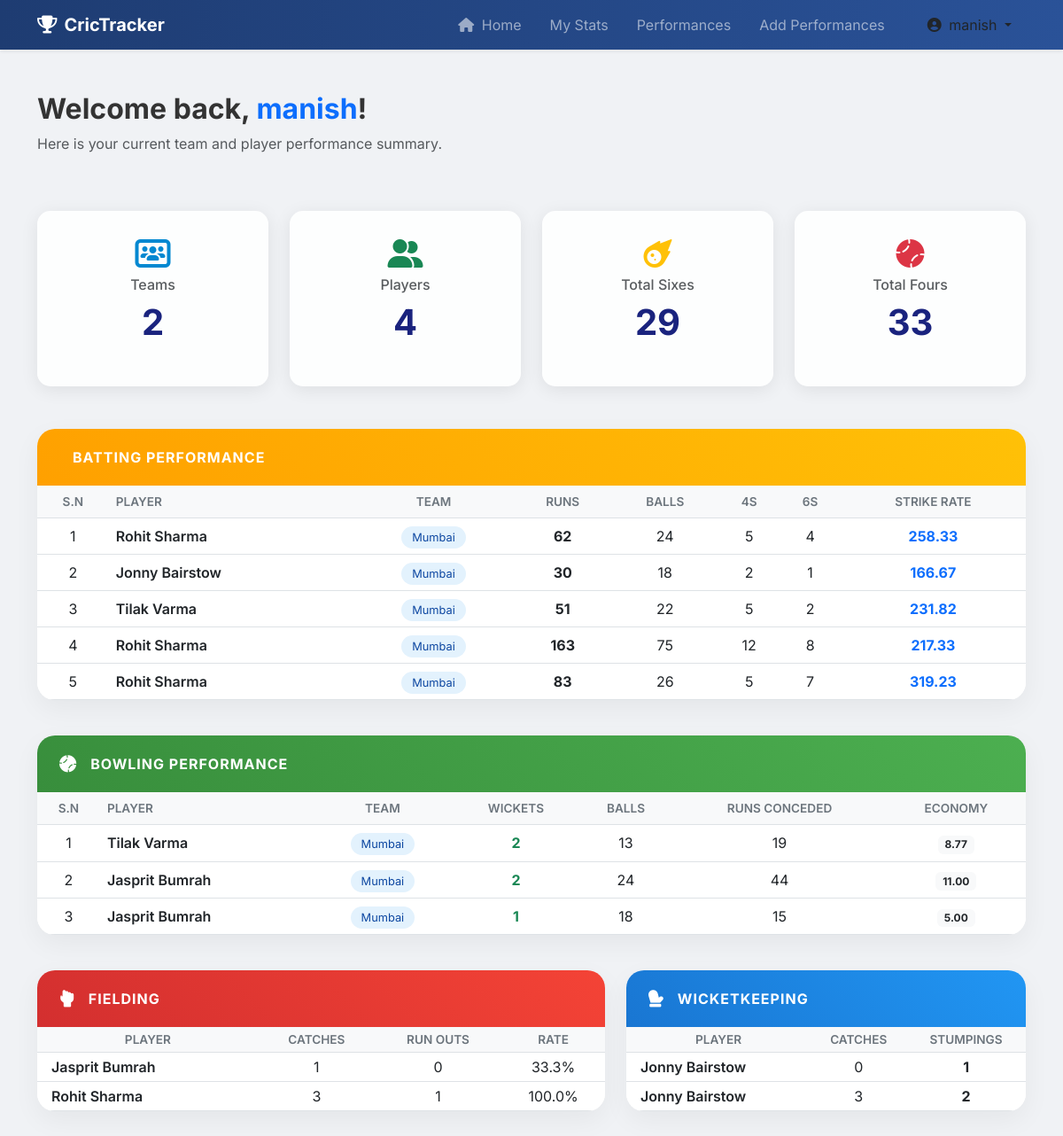
The app's page /my_dashboard (signed in), older data.
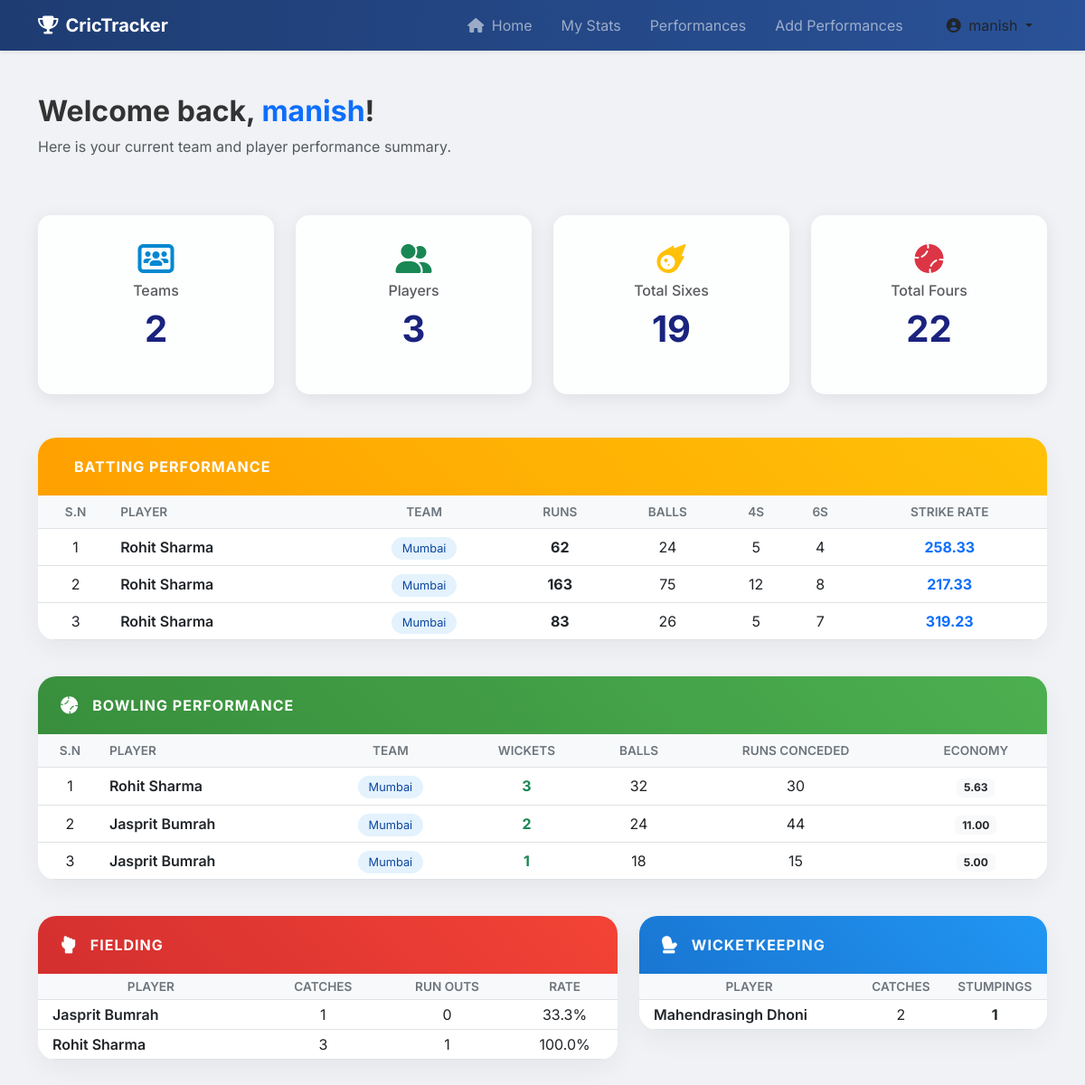
The same page, newer data.
### Records/models.py (models this page shows, shortened)
class BattingPerformance(models.Model):
    player = models.ForeignKey(Player , on_delete = models.CASCADE )
    runs = models.IntegerField(default=0)
    balls = models.IntegerField(default=0)
    dot = models.IntegerField(default=0)
    singles = models.IntegerField(default=0)
    doubles = models.IntegerField(default=0)
    tripples = models.IntegerField(default=0)
    fours = models.IntegerField(default=0)
    sixes = models.IntegerField(default=0)
    is_out = models.BooleanField(default=True)
    created_at = models.DateTimeField(auto_now_add=True, null = True)
    def strike_rate(self):
        return (self.runs / self.balls * 100) if self.balls > 0 else 0

class Player(models.Model):
    firstname = models.CharField(max_length = 255)
    lastname = models.CharField(max_length = 255)
    role = models.CharField(max_length=50, null=True)
    batting_style = models.CharField(max_length=50, null=True)
    balling_style = models.CharField(max_length=50, null=True)
    team = models.ForeignKey(Team, on_delete = models.CASCADE, related_name="players")
    created_by = models.ForeignKey(Profile , on_delete=models.CASCADE)
    created_at = models.DateTimeField(auto_now_add=True , null = True)

class Team(models.Model):
    name = models.CharField(max_length = 255)
    logo = models.ImageField(upload_to="teamlogos" , null = True , blank = True)
    created_by = models.ForeignKey(Profile,on_delete=models.CASCADE )
    created_at = models.DateTimeField(auto_now_add=True , null= True)
    def __str__(self):
        return self.name

class BallingPerformance(models.Model):
    player = models.ForeignKey(Player , on_delete = models.CASCADE)
    wickets = models.IntegerField(default=0)
    balls = models.IntegerField(default=0)
    hattricks = models.BooleanField(default=False)
    runs = models.IntegerField(default=0)
    fours = models.IntegerField(default=0)
    sixes = models.IntegerField(default=0)
    maidens = models.IntegerField(default=0)
    no_balls = models.IntegerField(default=0)
    wides = models.IntegerField(default=0)
    created_at = models.DateTimeField(auto_now_add=True, null = True)
    def economy_rate(self):
        overs = self.balls / 6 if self.balls > 0 else 0
        return self.runs / overs if overs > 0 else 0

class FieldingPerformance(models.Model):
    player = models.ForeignKey(Player, on_delete=models.CASCADE)
    catches = models.IntegerField(default=0)
    dropped = models.IntegerField(default=0)
    runouts = models.IntegerField(default=0)
    created_at = models.DateTimeField(auto_now_add=True, null = True)
    def catching_rate(self):
        if self.catches == 0 :
            return 100
        return (self.catches/(self.catches + self.dropped))*100

class WicketKeeperPerformance(models.Model):
    player = models.ForeignKey(Player , on_delete=models.CASCADE)
    catches = models.IntegerField(default=0)
    stumppings = models.IntegerField(default=0)
    created_at = models.DateTimeField(auto_now_add=True, null = True)

### Records/views.py (the view)
# urls.py: path('my_dashboard', views.my_dashboard , name='my_dashboard'),
def my_dashboard(request):
    user = User.objects.get(id = request.user.id)
    profile = Profile.objects.get(user = user)
    players = Player.objects.filter(created_by = profile)
    teams = Team.objects.filter(created_by = profile)
    battingperformance = BattingPerformance.objects.filter(player__in = players).order_by('created_at').reverse()
    ballingperformance = BallingPerformance.objects.filter(player__in = players).order_by('created_at').reverse()
    fieldingperformance = FieldingPerformance.objects.filter(player__in = players).order_by('created_at').reverse()
    WicketKeeperperformance = WicketKeeperPerformance.objects.filter(player__in = players).order_by('created_at').reverse()
    total_players = players.count()
    total_teams = teams.count()
    sixes = sum(p.sixes for p in battingperformance)
    fours = sum(p.fours for p in battingperformance)
    wickets = sum(p.wickets for p in ballingperformance)
    batting = battingperformance[:5]
    balling = ballingperformance[:5]
    fielding = fieldingperformance[:5]
    wicketkeeping = WicketKeeperperformance[:5]
    context = {
        'players':players,
        'teams':teams,
        'total_players':total_players,
        'total_teams':total_teams,
        'sixes' : sixes,
        'fours' : fours,
        'wickets' : wickets,
        'batting': batting,
        'balling':balling,
        'fielding':fielding,
        'wicketkeeping' : wicketkeeping,
    }
    return render(request , 'my_dashboard.html' , context)

### template/my_dashboard.html (shortened to what this page needs)
<!DOCTYPE html>
<html lang="en">
<head>
    {% load static %}
    <link href="https://cdnjs.cloudflare.com/ajax/libs/font-awesome/6.4.0/css/all.min.css" rel="stylesheet">
    <link href="https://cdn.jsdelivr.net/npm/bootstrap@5.3.0/dist/css/bootstrap.min.css" rel="stylesheet">
</head>
<body>
{% include 'header.html' %}
<div class="container py-5">
    <div class="row mb-5">
        <div class="col-12">
            <h2 class="fw-bold">Welcome back, <span class="text-primary">{{ user.first_name }}</span>!</h2>
            <p class="text-muted">Here is your current team and player performance summary.</p>
        </div>
    </div>
    <div class="row g-4 mb-5">
        <div class="col-md-3">
            <div class="card stat-card text-center p-3">
                <div class="card-body">
                    <i class="fa-solid fa-users-rectangle stat-icon"></i>
                    <h6 class="text-muted">Teams</h6>
                    <p class="display-6">{{total_teams|default:0}}</p>
                </div>
            </div>
        </div>
        <div class="col-md-3">
            <div class="card stat-card text-center p-3">
                <div class="card-body">
                    <i class="fa-solid fa-user-group stat-icon text-success"></i>
                    <h6 class="text-muted">Players</h6>
                    <p class="display-6">{{total_players|default:0}}</p>
                </div>
            </div>
        </div>
        <div class="col-md-3">
            <div class="card stat-card text-center p-3">
                <div class="card-body">
                    <i class="fa-solid fa-meteor stat-icon text-warning"></i>
                    <h6 class="text-muted">Total Sixes</h6>
                    <p class="display-6">{{sixes|default:0}}</p>
                </div>
            </div>
        </div>
        <div class="col-md-3">
            <div class="card stat-card text-center p-3">
                <div class="card-body">
                    <i class="fa-solid fa-baseball stat-icon text-danger"></i>
                    <h6 class="text-muted">Total Fours</h6>
                    <p class="display-6">{{fours|default:0}}</p>
                </div>
            </div>
        </div>
    </div>
    <div class="performance-section">
        <div class="section-header bg-batting">
             Batting Performance
        </div>
        <div class="table-responsive">
            <table class="table table-hover align-middle text-center">
                <thead>
                    <tr>
                        <th>S.N</th>
                        <th class="text-start">Player</th>
                        <th>Team</th>
                        <th>Runs</th>
                        <th>Balls</th>
                        <th>4s</th>
                        <th>6s</th>
                        <th>Strike Rate</th>
                    </tr>
                </thead>
                <tbody>
                    {% for i in batting %}
                    <tr>
                        <td>{{forloop.counter}}</td>
                        <td class="text-start player-name">{{i.player.firstname|capfirst}} {{i.player.lastname|capfirst}}</td>
                        <td><span class="badge-team">{{i.player.team|capfirst}}</span></td>
                        <td class="fw-bold">{{i.runs}}</td>
                        <td>{{i.balls}}</td>
                        <td>{{i.fours}}</td>
                        <td>{{i.sixes}}</td>
                        <td><span class="text-primary fw-bold">{{i.strike_rate|floatformat:2}}</span></td>
                    </tr>
                    {% endfor %}
                </tbody>
            </table>
        </div>
    </div>
    <div class="performance-section">
        <div class="section-header bg-bowling">
            <i class="fa-solid fa-baseball-ball"></i> Bowling Performance
        </div>
        <div class="table-responsive">
            <table class="table table-hover align-middle text-center">
                <thead>
                    <tr>
                        <th>S.N</th>
                        <th class="text-start">Player</th>
                        <th>Team</th>
                        <th>Wickets</th>
                        <th>Balls</th>
                        <th>Runs Conceded</th>
                        <th>Economy</th>
                    </tr>
                </thead>
                <tbody>
                    {% for i in balling %}
                    <tr>
                        <td>{{forloop.counter}}</td>
                        <td class="text-start player-name">{{i.player.firstname|capfirst}} {{i.player.lastname|capfirst}}</td>
                        <td><span class="badge-team">{{i.player.team|capfirst}}</span></td>
                        <td class="text-success fw-bold">{{i.wickets}}</td>
                        <td>{{i.balls}}</td>
                        <td>{{i.runs}}</td>
                        <td><span class="badge bg-light text-dark">{{i.economy_rate|floatformat:2}}</span></td>
                    </tr>
                    {% endfor %}
                </tbody>
            </table>
        </div>
    </div>
    <div class="row">
        <div class="col-lg-7">
            <div class="performance-section">
                <div class="section-header bg-fielding">
                    <i class="fa-solid fa-hand-back-fist"></i> Fielding
                </div>
                <div class="table-responsive">
                    <table class="table table-sm table-hover align-middle text-center">
                        <thead>
                            <tr>
                                <th>Player</th>
                                <th>Catches</th>
                                <th>Run Outs</th>
                                <th>Rate</th>
                            </tr>
                        </thead>
                        <tbody>
                            {% for i in fielding %}
                            <tr>
                                <td class="text-start player-name ps-3">{{i.player.firstname|capfirst}} {{i.player.lastname|capfirst}}</td>
                                <td>{{i.catches}}</td>
                                <td>{{i.runouts}}</td>
                                <td>{{i.catching_rate|floatformat:1}}%</td>
                            </tr>
                            {% endfor %}
                        </tbody>
                    </table>
                </div>
            </div>
        </div>
        <div class="col-lg-5">
            <div class="performance-section">
                <div class="section-header bg-keeper">
                    <i class="fa-solid fa-mitten"></i> Wicketkeeping
                </div>
                <div class="table-responsive">
                    <table class="table table-sm table-hover align-middle text-center">
                        <thead>
                            <tr>
                                <th>Player</th>
                                <th>Catches</th>
                                <th>Stumpings</th>
                            </tr>
                        </thead>
                        <tbody>
                            {% for i in wicketkeeping %}
                            <tr>
                                <td class="text-start player-name ps-3">{{i.player.firstname|capfirst}} {{i.player.lastname|capfirst}}</td>
                                <td>{{i.catches}}</td>
                                <td class="fw-bold">{{i.stumppings}}</td>
                            </tr>
                            {% endfor %}
                        </tbody>
                    </table>
                </div>
            </div>
        </div>
    </div>
</div>
</body>
</html>

### template/header.html (shortened to what this page needs)
<nav class="navbar navbar-expand-lg navbar-dark shadow-sm" style="background: linear-gradient(90deg, #1e3c72 0%, #2a5298 100%);">
  <div class="container">
    <a class="navbar-brand fw-bold" href="#"><i class="fas fa-trophy me-2"></i>CricTracker</a>
    <div class="collapse navbar-collapse" id="navbarNav">
      <ul class="navbar-nav ms-auto align-items-center">
        {% if user.is_authenticated %}
        <li class="nav-item">
          <a class="nav-link px-3" href="{% url 'dashboard' %}"><i class="fas fa-home me-1"></i> Home</a>
        </li>
        {% if user.is_staff %}
        <li class="nav-item">
          <a class="nav-link px-3" href="{% url 'view_users' %}">Users</a>
        </li>
        <li class="nav-item">
          <a class="nav-link px-3" href="{% url 'view_teams' %}">Teams</a>
        </li>
        <li class="nav-item">
          <a class="nav-link px-3" href="{% url 'view_players' %}">Players</a>
        </li>
        {% else %}
        <li class="nav-item">
          <a class="nav-link px-3" href="{% url 'my_dashboard' %}">My Stats</a>
        </li>
         <li class="nav-item">
          <a class="nav-link px-3" href="{% url 'view_performance' %}">Performances</a>
        </li>
        <li class="nav-item">
          <a class="nav-link px-3" href="{% url 'add_performance' %}">Add Performances</a>
        </li>
        {% endif %}
        <li class="nav-item dropdown ms-lg-3">
          <a class="nav-link dropdown-toggle btn btn-light text-dark px-3 py-1 mt-2 mt-lg-0 rounded-pill" href="#" id="userMenu" role="button" data-bs-toggle="dropdown">
            <i class="fas fa-user-circle me-1"></i> {{ user.username }}
          </a>
        </li>
        {% endif %}
      </ul>
    </div>
  </div>
</nav>

### template/my_dashboard.html (style rules this page uses)
:root { --primary-dark: #1a237e; --accent-blue: #0288d1; --glass-bg: rgba(255, 255, 255, 0.9); }
body { background-color: #f0f2f5; font-family: 'Inter', sans-serif; color: #333; }
.stat-card { border: none; border-radius: 15px; background: var(--glass-bg); box-shadow: 0 4px 20px rgba(0,0,0,0.08); transition: transform 0.3s ease; }
.stat-icon { font-size: 2rem; margin-bottom: 10px; color: var(--accent-blue); }
.display-6 { color: var(--primary-dark); font-weight: 700; }
.performance-section { background: #fff; border-radius: 20px; overflow: hidden; box-shadow: 0 10px 30px rgba(0,0,0,0.05); margin-bottom: 40px; }
.section-header { padding: 20px 25px; font-weight: 700; text-transform: uppercase; letter-spacing: 1px; display: flex; align-items: center; color: #fff; }
.section-header i { margin-right: 15px; font-size: 1.2rem; }
.bg-batting { background: linear-gradient(45deg, #ffa000, #ffc107); }
.bg-bowling { background: linear-gradient(45deg, #388e3c, #4caf50); }
.bg-fielding { background: linear-gradient(45deg, #d32f2f, #f44336); }
.bg-keeper { background: linear-gradient(45deg, #1976d2, #2196f3); }
.table { margin-bottom: 0; }
.table thead th { background-color: #f8f9fa; border-top: none; color: #6c757d; font-size: 0.85rem; font-weight: 600; text-transform: uppercase; }
.player-name { font-weight: 600; color: var(--primary-dark); }
.badge-team { background-color: #e3f2fd; color: #0d47a1; padding: 5px 12px; border-radius: 20px; font-size: 0.8rem; }

Row changes from the older to the newer data that the page shows:
removed BattingPerformance: player.firstname "Jonny", player.lastname "Bairstow", player.team "Mumbai", runs "30", balls "18", fours "2", sixes "1", strike_rate "166.67"
removed BattingPerformance: player.firstname "Tilak", player.lastname "Varma", player.team "Mumbai", runs "51", balls "22", fours "5", sixes "2", strike_rate "231.82"
removed BallingPerformance: player.firstname "Tilak", player.lastname "Varma", player.team "Mumbai", wickets "2", balls "13", runs "19", economy_rate "8.77"
removed WicketKeeperPerformance: player.firstname "Jonny", player.lastname "Bairstow", catches "0", stumppings "1"
removed WicketKeeperPerformance: player.firstname "Jonny", player.lastname "Bairstow", catches "3", stumppings "2"
added BallingPerformance: player.firstname "Rohit", player.lastname "Sharma", player.team "Mumbai", wickets "3", balls "32", runs "30", economy_rate "5.63"
added WicketKeeperPerformance: player.firstname "Mahendrasingh", player.lastname "Dhoni", catches "2", stumppings "1"
Text that changed along with them:
{{ total_players|default:0 }}: "4" → "3"
{{ sixes|default:0 }}: "29" → "19"
{{ fours|default:0 }}: "33" → "22"
